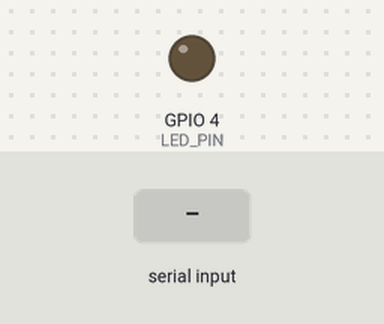
A sketch run on a simulated ESP32. On the bench: output pins drawn as LEDs (lit = HIGH). Inputs (shaded band) come from the test bench. WiFi joins after 1.5 s; servers stay silent unless stated; uploads are accepted with an empty reply; the camera gives no picture; what the sketch prints to the serial monitor is not drawn.

Above: at 3.0 s.
3.1 s: "1" received over Serial
At 3.23 s:
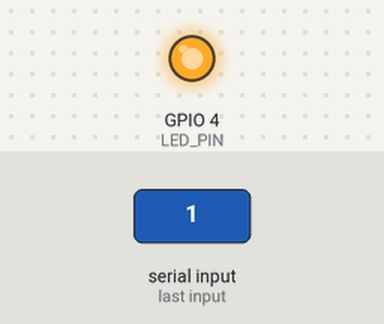
Timing chart, 0 to 6.1 s (numbered marks = the images above; inputs shaded):
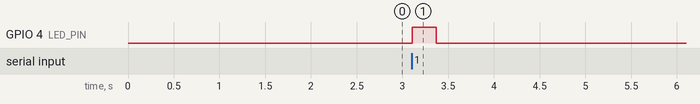

Measured:
- after the input at 3.1 s, GPIO 4 (LED_PIN): LOW → HIGH at once, → LOW 0.26 s later

The sketch:

esp32_cam.ino
```cpp
/*
 * ESP32-CAM 全无线方案
 * 拍照 → WiFi发PC(识别) → 收PC结果 → UART传STM32(抓取)
 *
 * 接线:
 * ESP32-CAM GPIO12(TX) → STM32 PA10(RX)
 * ESP32-CAM GPIO13(RX) → STM32 PA9(TX)
 * ESP32-CAM GND       → STM32 GND
 */

#include "esp_camera.h"
#include <WiFi.h>
#include <HTTPClient.h>
#include <HardwareSerial.h>

// ========== WiFi ==========
const char* ssid = "你的WiFi名称";
const char* password = "你的WiFi密码";
const char* pc_server = "http://192.168.1.100:8080/detect";

// ========== STM32串口 (GPIO12=TX, GPIO13=RX) ==========
HardwareSerial STM32Serial(2);  // UART2

// ========== OV2640引脚 ==========
#define PWDN_GPIO_NUM     32
#define RESET_GPIO_NUM    -1
#define XCLK_GPIO_NUM      0
#define SIOD_GPIO_NUM     26
#define SIOC_GPIO_NUM     27
#define Y9_GPIO_NUM       35
#define Y8_GPIO_NUM       34
#define Y7_GPIO_NUM       39
#define Y6_GPIO_NUM       36
#define Y5_GPIO_NUM       21
#define Y4_GPIO_NUM       19
#define Y3_GPIO_NUM       18
#define Y2_GPIO_NUM        5
#define VSYNC_GPIO_NUM    25
#define HREF_GPIO_NUM     23
#define PCLK_GPIO_NUM     22

#define LED_PIN 4

void setup() {
  Serial.begin(115200);
  STM32Serial.begin(115200, SERIAL_8N1, 13, 12);  // RX=13, TX=12

  Serial.println("\n=== 小车全无线抓取系统 ===");
  pinMode(LED_PIN, OUTPUT);
  digitalWrite(LED_PIN, LOW);

  // WiFi
  WiFi.begin(ssid, password);
  Serial.print("WiFi");
  int retry = 0;
  while (WiFi.status() != WL_CONNECTED && retry < 30) {
    delay(500); Serial.print("."); retry++;
  }
  if (WiFi.status() != WL_CONNECTED) {
    Serial.println(" 失败! 重启...");
    ESP.restart();
  }
  Serial.println("\nWiFi已连接! IP:" + WiFi.localIP().toString());

  // 摄像头
  camera_config_t config;
  config.ledc_channel = LEDC_CHANNEL_0;
  config.ledc_timer = LEDC_TIMER_0;
  config.pin_d0 = Y2_GPIO_NUM; config.pin_d1 = Y3_GPIO_NUM;
  config.pin_d2 = Y4_GPIO_NUM; config.pin_d3 = Y5_GPIO_NUM;
  config.pin_d4 = Y6_GPIO_NUM; config.pin_d5 = Y7_GPIO_NUM;
  config.pin_d6 = Y8_GPIO_NUM; config.pin_d7 = Y9_GPIO_NUM;
  config.pin_xclk = XCLK_GPIO_NUM; config.pin_pclk = PCLK_GPIO_NUM;
  config.pin_vsync = VSYNC_GPIO_NUM; config.pin_href = HREF_GPIO_NUM;
  config.pin_sscb_sda = SIOD_GPIO_NUM; config.pin_sscb_scl = SIOC_GPIO_NUM;
  config.pin_pwdn = PWDN_GPIO_NUM; config.pin_reset = RESET_GPIO_NUM;
  config.xclk_freq_hz = 20000000;
  config.pixel_format = PIXFORMAT_JPEG;
  config.frame_size = FRAMESIZE_VGA;
  config.jpeg_quality = 15;
  config.fb_count = 1;

  if (esp_camera_init(&config) != ESP_OK) {
    Serial.println("摄像头失败!"); return;
  }

  sensor_t* s = esp_camera_sensor_get();
  s->set_brightness(s, 1);
  s->set_contrast(s, 1);
  s->set_saturation(s, 0);
  s->set_whitebal(s, 1);
  s->set_awb_gain(s, 1);

  Serial.println("就绪! 输入'1'触发抓取");
}

void loop() {
  if (Serial.available()) {
    char cmd = Serial.read();
    if (cmd == '1') {
      doDetection();
    }
  }
  delay(10);
}

void doDetection() {
  digitalWrite(LED_PIN, HIGH);

  camera_fb_t* fb = esp_camera_fb_get();
  if (!fb) {
    Serial.println("拍照失败!");
    digitalWrite(LED_PIN, LOW);
    return;
  }

  Serial.printf("拍照: %d bytes → PC...\n", fb->len);

  HTTPClient http;
  http.begin(pc_server);
  http.addHeader("Content-Type", "image/jpeg");
  http.setTimeout(5000);

  int httpCode = http.POST(fb->buf, fb->len);
  esp_camera_fb_return(fb);

  if (httpCode == 200) {
    String response = http.getString();
    Serial.println("PC结果: " + response);

    // 把PC返回的JSON结果直接转发给STM32
    // PC返回格式: {"status":"ok","count":2,"objects":[{"class":"gear",...}]}

    if (response.indexOf("\"gear\"") > 0 || response.indexOf("\"bolt\"") > 0) {
      // 构造STM32命令 — 提取第一个物体的坐标和类别
      String stm32Cmd = buildGrabCommand(response);
      STM32Serial.println(stm32Cmd);
      Serial.println("→ STM32: " + stm32Cmd);
    } else {
      Serial.println("未检测到物体");
    }
  } else {
    Serial.printf("HTTP失败: %d\n", httpCode);
  }

  http.end();
  digitalWrite(LED_PIN, LOW);
}

// 从PC返回的JSON中提取坐标，构造STM32抓取命令
String buildGrabCommand(String json) {
  int x = 160, y = 200;
  String objClass = "gear";

  // 简易提取 (无需JSON库)
  int cx = json.indexOf("\"x_center\":");
  int cy = json.indexOf("\"y_center\":");
  int cc = json.indexOf("\"class\":\"");

  if (cx > 0) x = json.substring(cx + 11).toInt();
  if (cy > 0) y = json.substring(cy + 11).toInt();
  if (cc > 0) {
    int end = json.indexOf("\"", cc + 9);
    if (end > cc) objClass = json.substring(cc + 9, end);
  }

  return "{\"cmd\":\"grab\",\"class\":\"" + objClass + "\",\"x\":" + String(x) + ",\"y\":" + String(y) + "}";
}
```
